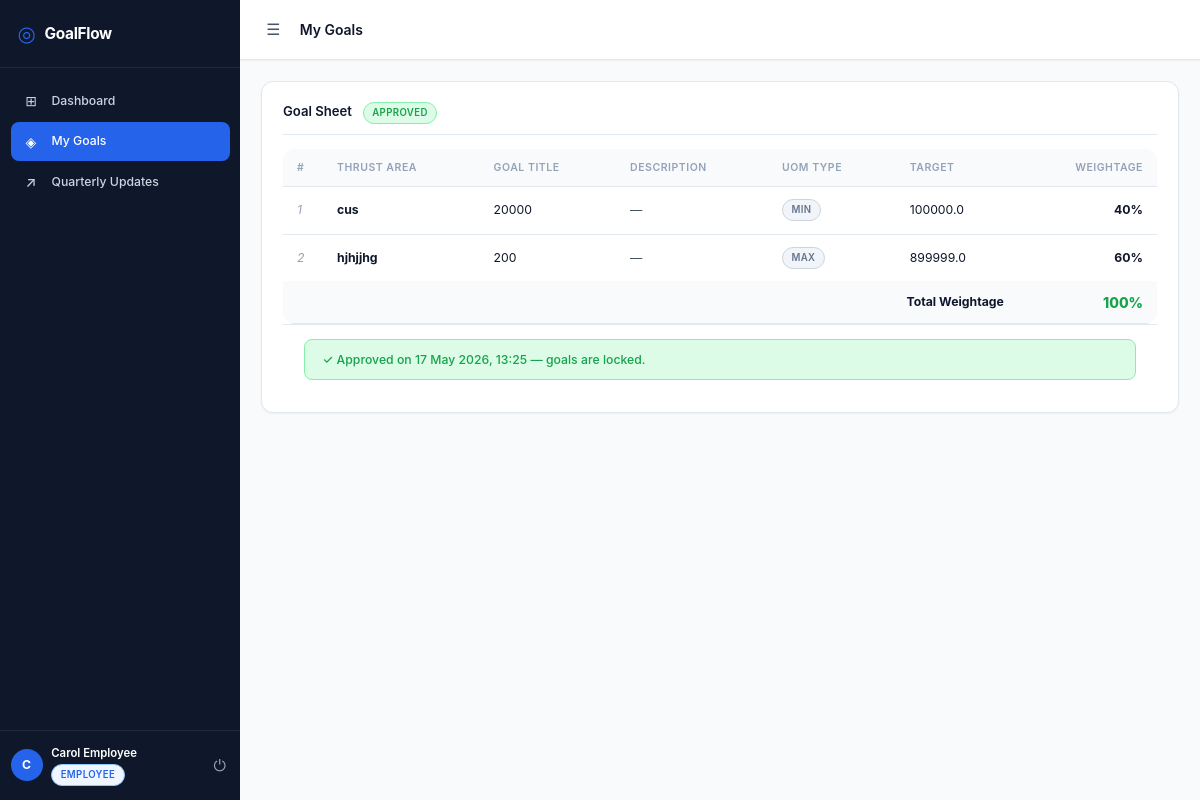
/employee/goals (signed in), run on the app's committed database.
### app/models.py (models this page shows)
class User(Base):
    __tablename__ = "users"
    id         = Column(Integer, primary_key=True, index=True)
    name       = Column(Text, nullable=False)
    email      = Column(Text, unique=True, nullable=False, index=True)
    password_hash = Column(Text, nullable=False)
    role       = Column(Text, nullable=False)        # employee | manager | admin
    manager_id = Column(Integer, ForeignKey("users.id"), nullable=True)
    department = Column(Text, nullable=True)
    is_active  = Column(Boolean, default=True)
    created_at = Column(DateTime, default=datetime.utcnow)
    manager        = relationship("User", remote_side=[id], backref="direct_reports")
    goal_sheets    = relationship("GoalSheet", back_populates="employee",
                                  foreign_keys="GoalSheet.employee_id")
    approved_sheets = relationship("GoalSheet", back_populates="approver",
                                   foreign_keys="GoalSheet.approved_by")
    audit_logs     = relationship("AuditLog", back_populates="changed_by_user",
                                  foreign_keys="AuditLog.changed_by")

class GoalSheet(Base):
    __tablename__ = "goal_sheets"
    id          = Column(Integer, primary_key=True, index=True)
    employee_id = Column(Integer, ForeignKey("users.id"), nullable=False)
    cycle_id    = Column(Integer, ForeignKey("cycles.id"), nullable=False)
    status      = Column(Text, nullable=False, default="draft")
    submitted_at = Column(DateTime, nullable=True)
    approved_at  = Column(DateTime, nullable=True)
    approved_by  = Column(Integer, ForeignKey("users.id"), nullable=True)
    locked_at    = Column(DateTime, nullable=True)
    is_unlocked  = Column(Boolean, default=False)
    unlock_reason = Column(Text, nullable=True)
    unlocked_by  = Column(Integer, ForeignKey("users.id"), nullable=True)
    unlocked_at  = Column(DateTime, nullable=True)
    manager_comments = Column(Text, nullable=True)   # overall approval comments
    return_reason    = Column(Text, nullable=True)   # reason when returned
    created_at   = Column(DateTime, default=datetime.utcnow)
    employee  = relationship("User", back_populates="goal_sheets",
                             foreign_keys=[employee_id])
    approver  = relationship("User", back_populates="approved_sheets",
                             foreign_keys=[approved_by])
    unlocker  = relationship("User", foreign_keys=[unlocked_by])
    cycle     = relationship("Cycle", back_populates="goal_sheets")
    goals     = relationship("Goal", back_populates="goal_sheet",
                             cascade="all, delete-orphan")
    check_ins = relationship("CheckIn", back_populates="goal_sheet")

class Goal(Base):
    __tablename__ = "goals"
    id            = Column(Integer, primary_key=True, index=True)
    goal_sheet_id = Column(Integer, ForeignKey("goal_sheets.id"), nullable=False)
    thrust_area   = Column(Text, nullable=False)
    title         = Column(Text, nullable=False)
    description   = Column(Text, nullable=True)
    uom_type      = Column(Text, nullable=False)
    target_value  = Column(Float, nullable=False)
    weightage     = Column(Float, nullable=False)
    is_shared     = Column(Boolean, default=False)
    primary_owner_id = Column(Integer, ForeignKey("users.id"), nullable=True)
    created_at    = Column(DateTime, default=datetime.utcnow)
    goal_sheet    = relationship("GoalSheet", back_populates="goals")
    primary_owner = relationship("User", foreign_keys=[primary_owner_id])
    achievement_updates = relationship("AchievementUpdate", back_populates="goal",
                                       cascade="all, delete-orphan")
    shared_as_master = relationship("SharedGoal",
                                    foreign_keys="SharedGoal.master_goal_id",
                                    back_populates="master_goal")
    shared_as_linked = relationship("SharedGoal",
                                    foreign_keys="SharedGoal.linked_goal_id",
                                    back_populates="linked_goal")

### app/routers/employee.py (the view)
@router.get("/goals", response_class=HTMLResponse)
def my_goals(
    request: Request,
    flash_success: str = None,
    flash_error: str   = None,
    current_user: User = Depends(require_employee),
    db: Session = Depends(get_db),
):
    cycle = _active_goal_setting_cycle(db)
    sheet = _sheet_for_user(db, current_user)
    goals = sheet.goals if sheet else []
    return templates.TemplateResponse("employee/my_goals.html", {
        "request":       request,
        "user":          current_user,
        "cycle":         cycle,
        "sheet":         sheet,
        "goals":         goals,
        "uom_labels":    UOM_LABELS,
        "flash_success": flash_success,
        "flash_error":   flash_error,
    })

### templates/employee/my_goals.html (shortened to what this page needs)
{% extends "base.html" %}
{% block page_title %}My Goals{% endblock %}
{% block content %}
<div class="card">
  <div class="card-header">
    <div>
      <span class="card-title">Goal Sheet</span>
      {% if sheet %}
        <span class="badge badge-{{ sheet.status }}" style="margin-left:.5rem">
          {{ sheet.status | capitalize }}
        </span>
      {% endif %}
    </div>
  </div>
  {% if not cycle and not sheet %}
    <div class="empty-state">
      <div class="empty-state-icon">⊘</div>
      <div class="empty-state-title">No Active Cycle</div>
      <div class="empty-state-desc">No goal-setting cycle is currently open. Please contact your HR Admin.</div>
    </div>
  {% else %}
    <div class="table-wrapper" style="border:none">
      <table>
        <thead>
          <tr>
            <th style="width:40px">#</th>
            <th>Thrust Area</th>
            <th>Goal Title</th>
            <th>Description</th>
            <th>UoM Type</th>
            <th>Target</th>
            <th style="text-align:right">Weightage</th>
          </tr>
        </thead>
        <tbody>
          {% for g in goals %}
          <tr>
            <td class="text-muted">{{ loop.index }}</td>
            <td><strong>{{ g.thrust_area }}</strong></td>
            <td>{{ g.title }}</td>
            <td style="max-width:220px;color:var(--text-secondary)">
              {{ g.description or "—" }}
            </td>
            <td>
              {% set uom = uom_labels[g.uom_type] if g.uom_type in uom_labels else g.uom_type %}
              <span class="badge badge-draft" title="{{ uom }}">{{ g.uom_type | upper }}</span>
            </td>
            <td>{{ g.target_value }}</td>
            <td style="text-align:right;font-weight:700">{{ "%.0f"|format(g.weightage) }}%</td>
          </tr>
          {% endfor %}
        </tbody>
        <tfoot>
          <tr style="background:var(--bg-page)">
            <td colspan="6" style="font-weight:700;text-align:right;padding:.75rem 1rem">
              Total Weightage
            </td>
            {% set total = goals | sum(attribute='weightage') %}
            <td style="text-align:right;font-weight:800;padding:.75rem 1rem;font-size:1rem;
                color:{% if total == 100 %}var(--green){% elif total > 100 %}var(--red){% else %}var(--yellow){% endif %}">
              {{ "%.0f"|format(total) }}%
            </td>
          </tr>
        </tfoot>
      </table>
    </div>
    <div style="padding:1rem 1.5rem;border-top:1px solid var(--border-color)">
      {% if sheet.status == "submitted" %}
        <div class="flash flash-info" style="margin:0">
          ✓ Submitted on {{ sheet.submitted_at.strftime('%d %b %Y, %H:%M') if sheet.submitted_at else "—" }}
          — awaiting manager approval.
        </div>
      {% elif sheet.status == "approved" %}
        <div class="flash flash-success" style="margin:0">
          ✓ Approved on {{ sheet.approved_at.strftime('%d %b %Y, %H:%M') if sheet.approved_at else "—" }}
          — goals are locked.
        </div>
      {% elif sheet.status == "returned" %}
        <div class="flash flash-error" style="margin:0">
          ✕ Returned for revision.
          <a href="/employee/goals/wizard" style="color:inherit;font-weight:700">Edit and resubmit →</a>
        </div>
      {% elif sheet.status == "draft" %}
        <div class="flash flash-info" style="margin:0">
          Draft — not yet submitted.
          <a href="/employee/goals/wizard" style="color:inherit;font-weight:700">Go to wizard →</a>
        </div>
      {% endif %}
    </div>
  {% endif %}
</div>
{% endblock %}

### templates/base.html (shortened to what this page needs)
<!DOCTYPE html>
<html lang="en">
<head>
  <link rel="stylesheet" href="/static/css/styles.css" />
</head>
<body>
{% if user is defined and user %}
<aside class="sidebar" id="sidebar">
  <div class="sidebar-brand">
    <span class="brand-icon">◎</span>
    <span class="brand-name">GoalFlow</span>
  </div>
  <nav class="sidebar-nav">
    {% if user.role == "employee" %}
      <a href="/employee/dashboard"  class="nav-item {% if request.url.path == '/employee/dashboard' %}active{% endif %}">
        <span class="nav-icon">⊞</span> Dashboard
      </a>
      <a href="/employee/goals"      class="nav-item {% if '/employee/goals' in request.url.path %}active{% endif %}">
        <span class="nav-icon">◈</span> My Goals
      </a>
      <a href="/employee/updates"    class="nav-item {% if '/employee/updates' in request.url.path %}active{% endif %}">
        <span class="nav-icon">↗</span> Quarterly Updates
      </a>
    {% endif %}
  </nav>
  <div class="sidebar-footer">
    <div class="user-chip">
      <div class="user-avatar">{{ user.name[0].upper() }}</div>
      <div class="user-info">
        <span class="user-name">{{ user.name }}</span>
        <span class="user-role badge badge-{{ user.role }}">{{ user.role | capitalize }}</span>
      </div>
    </div>
    <a href="/logout" class="logout-btn" title="Sign out">⏻</a>
  </div>
</aside>
{% endif %}
<main class="main-content {% if not (user is defined and user) %}full-width{% endif %}">
  {% if user is defined and user %}
  <header class="topbar">
    <button class="sidebar-toggle" onclick="toggleSidebar()" title="Toggle sidebar">☰</button>
    <h1 class="page-title">{% block page_title %}{% endblock %}</h1>
  </header>
  {% endif %}
  <div class="page-body">
    {% block content %}{% endblock %}
  </div>
</main>
</body>
</html>

### data on the page
User: name "C", name "Carol Employee", role "EMPLOYEE"
GoalSheet: status "APPROVED", approved_at "17 May 2026, 13:25"
Goal: thrust_area "cus", title "20000", description "—", uom_type "MIN", target_value "100000.0", weightage "40"
Goal: thrust_area "hjhjjhg", title "200", description "—", uom_type "MAX", target_value "899999.0", weightage "60"

### other printed values
{{ "%.0f"|format(total) }} "100"
